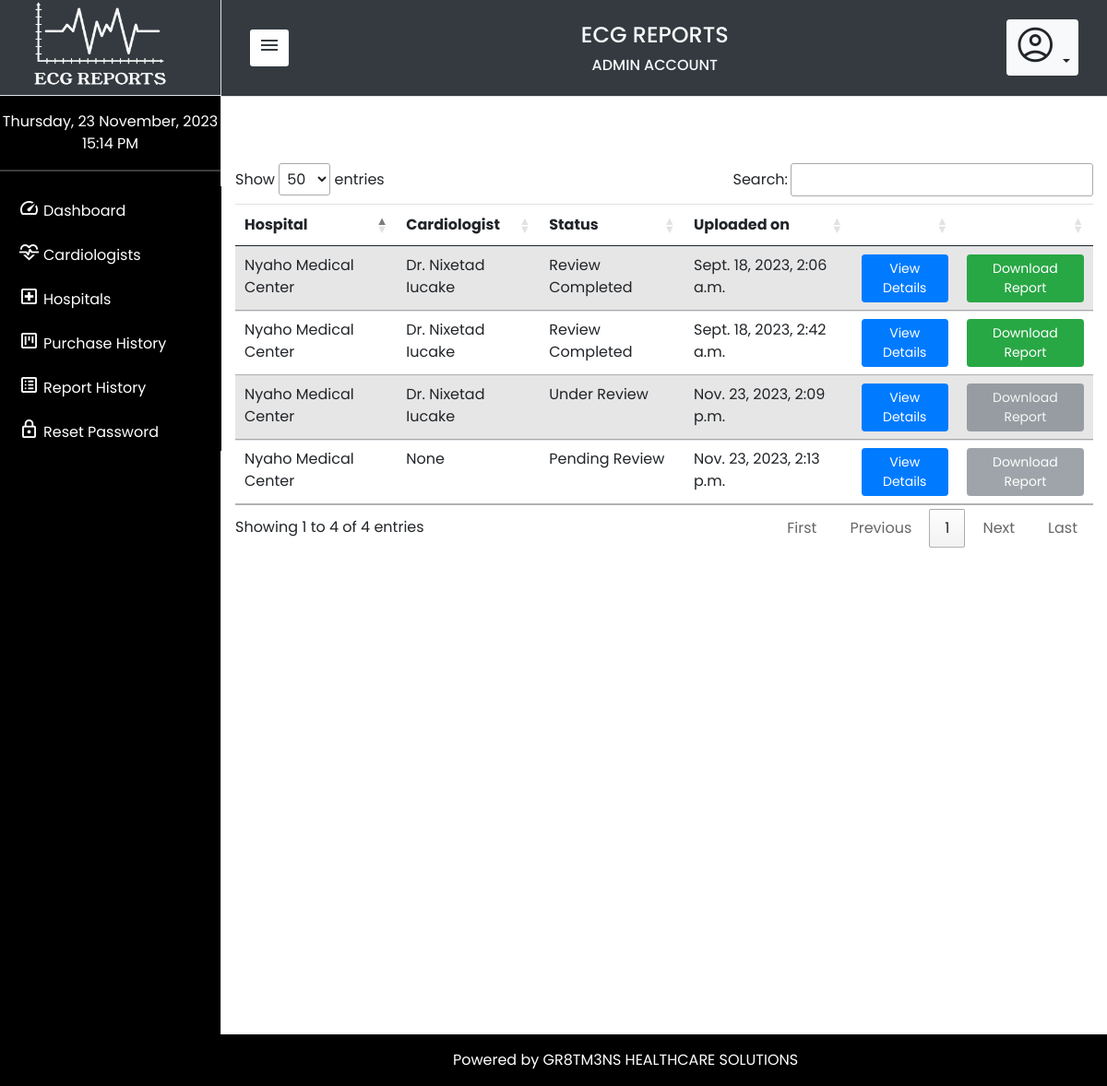
Screenshot of /superuser/report-history/ (signed in) with the database file from the repository.
### superuser/models.py (models this page shows, shortened)
class ReportHistory(models.Model):
    cardiologist = models.ForeignKey(Cardiologist, related_name='cardiologist', null=True, on_delete=models.DO_NOTHING)
    hospital = models.ForeignKey(Hospital, related_name='hospital', null=True, on_delete=models.DO_NOTHING)
    patient_name = models.CharField(max_length=100, default='Samuel Inkoom')
    patient_type = models.CharField(max_length=100, default='None')
    patient_age = models.IntegerField(default=25, null=True)
    patient_number = models.CharField(max_length=255, default='1234567890', null=True)
    image = models.ImageField(upload_to='cardio-uploads/', default = '', null=True)
    report = models.FileField(upload_to='report-uploads/', null=True)
    report_number = models.CharField(max_length=100, default='ABC12345')
    status = models.CharField(max_length=100, null=True)
    completed = models.BooleanField(default=False)
    date_created = models.DateTimeField(auto_now_add=True)

class Hospital(models.Model):
    user = models.ForeignKey(User, on_delete=models.CASCADE)
    hospital_name = models.CharField(max_length=255, null=True)
    available_slots = models.IntegerField(default=0)
    logo = models.ImageField(upload_to = 'logo-uploads/', default = 'superuser\static\superuser\media\ekg.png', blank=True)
    contact = models.CharField(max_length=255, default='1234567890', null=True)
    country = models.CharField(max_length=255, default='Ghana', null=True)
    town = models.CharField(max_length=255, null=True)
    address = models.CharField(max_length=255, null=True)
    created_on = models.DateTimeField(auto_now_add=True)

class Cardiologist(models.Model):
    user = models.ForeignKey(User, on_delete=models.CASCADE)
    profile = models.ImageField(upload_to = 'profile-uploads/', default = 'superuser/static/superuser/media/profile.png', blank=True)
    contact = models.CharField(max_length=255, default='1234567890', null=True)
    gender = models.IntegerField(null=True)
    country = models.CharField(max_length=255, default='Ghana', null=True)
    town = models.CharField(max_length=255, null=True)
    address = models.CharField(max_length=255, null=True)
    signature = models.ImageField(upload_to = 'signature-uploads/', default = '', blank=True)
    created_on = models.DateTimeField(auto_now_add=True)

class User(AbstractUser):
    is_admin = models.BooleanField(default=False)
    is_cardio = models.BooleanField(default=False)
    is_hospital = models.BooleanField(default=False)

### superuser/views.py (the view)
# urls.py: path('report-history/', views.reportHistory, name="reportHistory"),
@login_required(login_url='login:login')
def reportHistory(request):
    template_name = 'superuser/report-history.html'
    page = "View Report History"
    reports = ReportHistory.objects.all()
    return render(request, template_name, {
        'reports': reports,
        'page': page
    })

### superuser/context_processors.py (called while the page is built)
def counter(request):
    now = datetime.now()
    year = now.year
    date = now.strftime("%A, %d %B, %Y")
    time = now.strftime("%H:%M %p")
    return { 'date': date, 'time': time, 'year':year }

### superuser/templates/superuser/report-history.html (shortened to what this page needs)
{% extends 'superuser/base.html' %}
{% block content %}
<br>
<br>
<br>
<div class="table-responsive-md">
    {% csrf_token %}
<table class="table table-striped" id="reportx">
    <thead>
        <tr>
            <th>Hospital</th>
            <th>Cardiologist</th>
            <th>Status</th>
            <th>Uploaded on</th>
            <th></th>
            <th></th>
        </tr>
    </thead>
    <tbody>
        {% for report in reports %}
        <tr id="{{ report.id }}">
            <td>{{ report.hospital.hospital_name }}</td>
            <td> {% if report.cardiologist %} Dr. {{ report.cardiologist.user.username }} {% else %} None {% endif %} </td>
            <td>{{ report.status }}</td>
            <td>{{ report.date_created }}</td>
            <td><a href="{% url 'superuser:viewReportDetails' pk=report.id %}"><button type="button" class="btn btn-primary btn-sm">View Details</button></a></td>
            <td>
                {% if  report.completed %}
                <a href="{% url 'cardio:downloadReport' pk=report.pk %}"><button type="button" class="btn btn-success btn-sm">Download Report</button></a>
                {% else %}
                <a href="#"><button type="button" class="btn btn-secondary btn-sm" disabled>Download Report</button></a>
                {% endif %}
            </td>
        </tr>
        {% endfor %}
    </tbody>
</table>
</div>
{% endblock %}

### superuser/static/superuser/css/style.css (style rules this page uses)
:root { --baseColor: #343A40; }
*, body { font-family: 'Poppins', sans-serif; font-weight: 400; -webkit-font-smoothing: antialiased; text-rendering: optimizeLegibility; -moz-osx-font-smoothing: grayscale; }

### superuser/static/superuser/css/styles.css (style rules this page uses)
:root { --baseColor: #343A40; }

### rows the page displays
ReportHistory: hospital.hospital_name "Nyaho Medical Center", cardiologist.user.username "Nixetad Iucake", status "Review Completed", date_created "Sept. 18, 2023, 2:06 a.m.", completed "Download Report"
ReportHistory: hospital.hospital_name "Nyaho Medical Center", cardiologist.user.username "Nixetad Iucake", status "Review Completed", date_created "Sept. 18, 2023, 2:42 a.m.", completed "Download Report"
ReportHistory: hospital.hospital_name "Nyaho Medical Center", cardiologist.user.username "Nixetad Iucake", status "Under Review", date_created "Nov. 23, 2023, 2:09 p.m.", completed "Download Report"
ReportHistory: hospital.hospital_name "Nyaho Medical Center", shows "None", status "Pending Review", date_created "Nov. 23, 2023, 2:13 p.m.", completed "Download Report"
